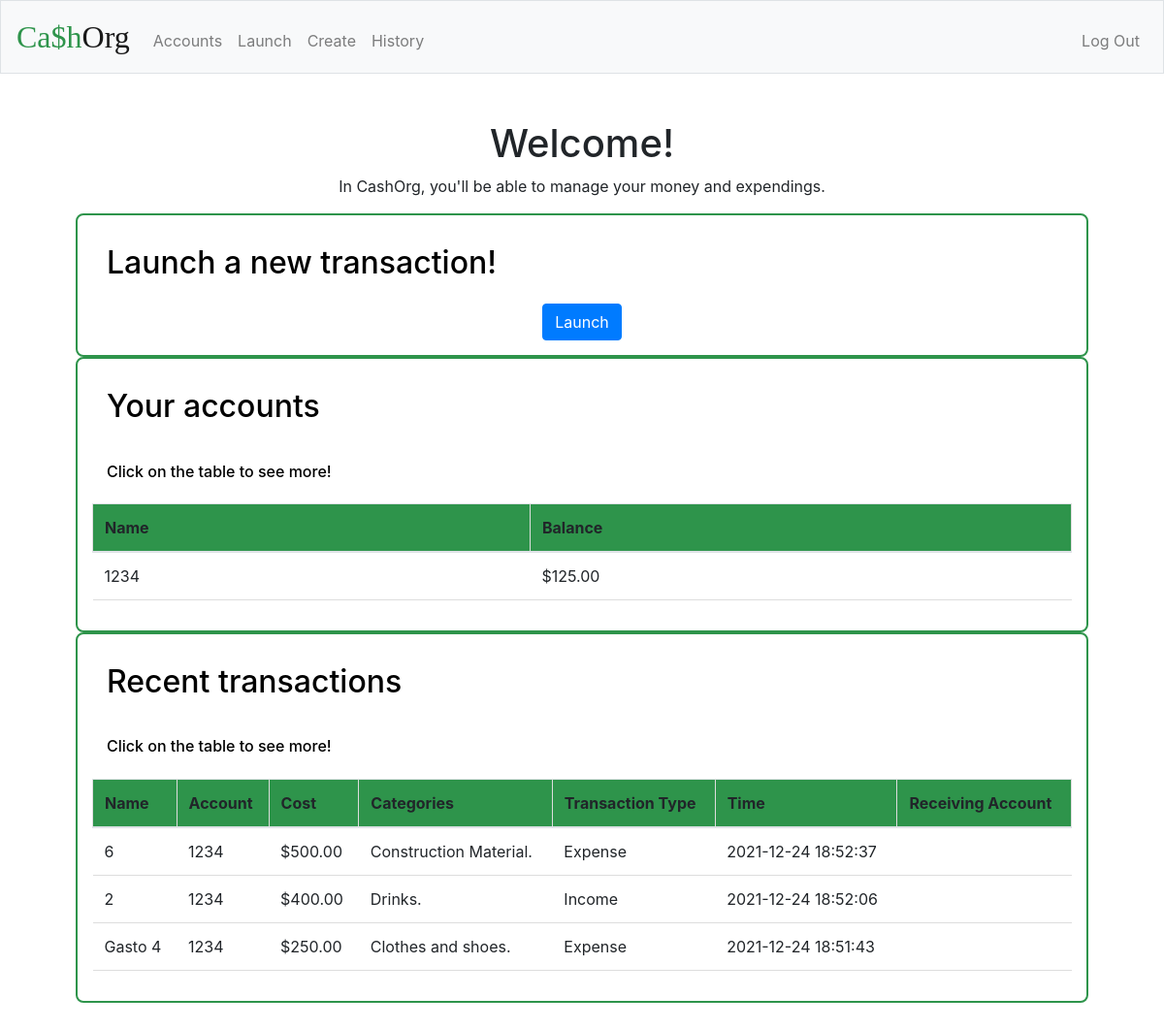
The app's page / (signed in) with its own data.
### tables this page shows
CREATE TABLE accounts (id INTEGER, user_id INTEGER, name TEXT NOT NULL, cash NUMERIC NOT NULL DEFAULT 0.00, PRIMARY KEY (id), FOREIGN KEY (user_id) REFERENCES users(id));

CREATE TABLE transactions (id INTEGER, user_id INTEGER, account_id INTEGER, item_name TEXT NOT NULL, transaction_type TEXT NOT NULL, cost NUMERIC, time TEXT NOT NULL, incount_id INTEGER, PRIMARY KEY (id), FOREIGN KEY (user_id) REFERENCES users(id), FOREIGN KEY (account_id) REFERENCES accounts(id));

### application.py (the view)
@app.route("/")
@login_required
def index():
    if not db.execute("SELECT id FROM accounts WHERE user_id = :user_id", user_id=session['user_id']):
        return redirect('/create')
    else:
        contas = db.execute('SELECT name, cash FROM accounts WHERE user_id = :user_id LIMIT 3', user_id=session['user_id'])
        rows = db.execute('SELECT * FROM transactions WHERE user_id = :user_id ORDER BY time DESC LIMIT 3', user_id=session['user_id'])
        for row in rows:
            categos = ""
            catego = db.execute('SELECT categ.name FROM categ JOIN sync ON sync.categ_id = categ.id JOIN transactions ON sync.trans_id = transactions.id WHERE transactions.user_id = :user_id AND transactions.id = :trans_id'
                                , user_id=session['user_id'], trans_id=row['id'])
            for cate in catego:
                categos += cate['name'] + ', '
            categos = categos[0:(len(categos) - 2)] + '.'
            row['categs'] = categos
            cname = db.execute('SELECT name FROM accounts WHERE id = :acid', acid=row['account_id'])[0]['name']
            row['conta'] = cname
            iname = db.execute('SELECT name FROM accounts WHERE id = :acid', acid=row['incount_id'])
            if len(iname) < 1:
                row['inconta'] = ''
            else:
                row['inconta'] = iname[0]['name']
        return render_template('index.html', contas=contas, rows=rows)

### application.py (called while the page is built)
@app.after_request
def after_request(response):
    response.headers["Cache-Control"] = "no-cache, no-store, must-revalidate"
    response.headers["Expires"] = 0
    response.headers["Pragma"] = "no-cache"
    return response

### helpers.py (called while the page is built)
def login_required(f):
    @wraps(f)
    def decorated_function(*args, **kwargs):
        if session.get("user_id") is None:
            return redirect("/login")
        return f(*args, **kwargs)
    return decorated_function

def usd(value):
    return f"${value:,.2f}"

### templates/index.html
{% extends "layout.html" %}
{% block main %}
    <h1>Welcome!</h1>
    <p>In CashOrg, you'll be able to manage your money and expendings.</p>
    <div class='inde'>
        <h2 class='ind'>Launch a new transaction!</h2>
        <a href="/launch"><button class="btn btn-primary" class='ind'>Launch</button></a>
    </div>
    <div class='inde'>
        <h2 class='ind'>Your accounts</h2>
        <h6 class='ind'>Click on the table to see more!</h6>
            <a href="/accounts" class='title'><table class='table'>
                <thead>
                    <tr>
                        <th>Name</th>
                        <th>Balance</th>
                    </tr>
                </thead>
                <tbody>
                    {% for conta in contas %}
                        <tr>
                            <td>{{conta['name']}}</td>
                            <td>{{conta['cash'] | usd}}</td>
                        </tr>
                    {% endfor %}
                </tbody>
            </table></a>
    </div>
    <div class='inde'>
        <h2 class='ind'>Recent transactions</h2>
        <h6 class='ind'>Click on the table to see more!</h6>
        <a href="/history" class='title'><table class='table'>
        <thead>
            <tr>
                <th>Name</th>
                <th>Account</th>
                <th>Cost</th>
                <th>Categories</th>
                <th>Transaction Type</th>
                <th>Time</th>
                <th>Receiving Account</th>
            </tr>
        </thead>
        <tbody>
            {% for row in rows %}
                <tr>
                    <td>{{row['item_name']}}</td>
                    <td>{{row['conta']}}</td>
                    <td>{{row['cost'] | usd}}</td>
                    <td>{{row['categs']}}</td>
                    <td>{{row['transaction_type']}}</td>
                    <td>{{row['time']}}</td>
                    <td>{{row['inconta']}}</td>
                </tr>
            {% endfor %}
        </tbody>
    </table></a>
    </div>
{% endblock %}

### static/styles.css (style rules this page uses)
.table { border-collapse: collapse; width: 100%; }
th, td { padding: 15px; text-align: left; border-bottom: 1px solid #ddd; }
th { background-color: #2e944b; border: 1px solid #ddd; }
.ind { padding: 15px; text-align: left; color: black; }
.inde { border: 2px solid #2e944b; border-radius: 0.5rem; padding: 15px; }
.title { color: black; text-decoration: none; }
a:link { text-decoration: none; }

### records on screen
accounts: name "1234", cash "$125.00"
transactions: item_name "6", conta "1234", cost "$500.00", categs "Construction Material.", transaction_type "Expense", time "2021-12-24 18:52:37"
transactions: item_name "2", conta "1234", cost "$400.00", categs "Drinks.", transaction_type "Income", time "2021-12-24 18:52:06"
transactions: item_name "Gasto 4", conta "1234", cost "$250.00", categs "Clothes and shoes.", transaction_type "Expense", time "2021-12-24 18:51:43"
